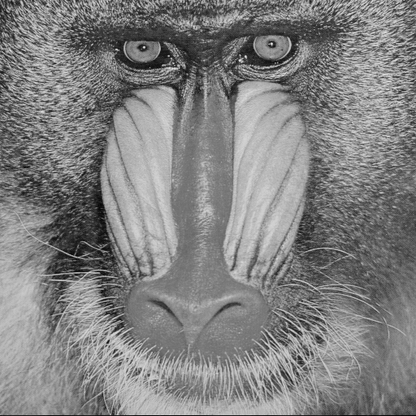
#> input picture Trabalho1/dataset/baboon_monocromatica.png, 416 x 416 px, shrunk from 512 x 512 before the run
$ jupyter execute --allow-errors tarefa6.ipynb
#> lines starting #> are read from the running program, lines starting #| are printed output that depends on the picture
[cell 1]
import numpy as np
import cv2
import matplotlib.pyplot as plt

OBSERVAÇÃO!!

Para testar com uma imagem diferente, adicione o caminho da imagem abaixo e atribua à variável imagem:

imagem4 = cv2.imread('dataset/nova_imagem.png')

imagem = imagem4

Desse modo, todas as células subsequentes processarão automaticamente a nova
imagem, sem necessidade de qualquer outra alteração no código.

Outros casos de testes podem ser encontrados em imagens_transformada/tarefaX.

Os plt.imsave() estã comentados para não alterar os arquivos de testes.

Caso queira adicionar outras imagem além dessas, lembre-se que apenas imagens com dimensões multiplas de 4 são permitidas. O algoritmo não faz essa verificação sozinho.

[cell 2]
imagem1 = cv2.imread('dataset/baboon_monocromatica.png',cv2.IMREAD_GRAYSCALE)
#> imagem1 is the input picture: shape (416, 416); min 4, max 241, mean 129.2
imagem2 = cv2.imread('dataset/eraserhead4.png',cv2.IMREAD_GRAYSCALE)
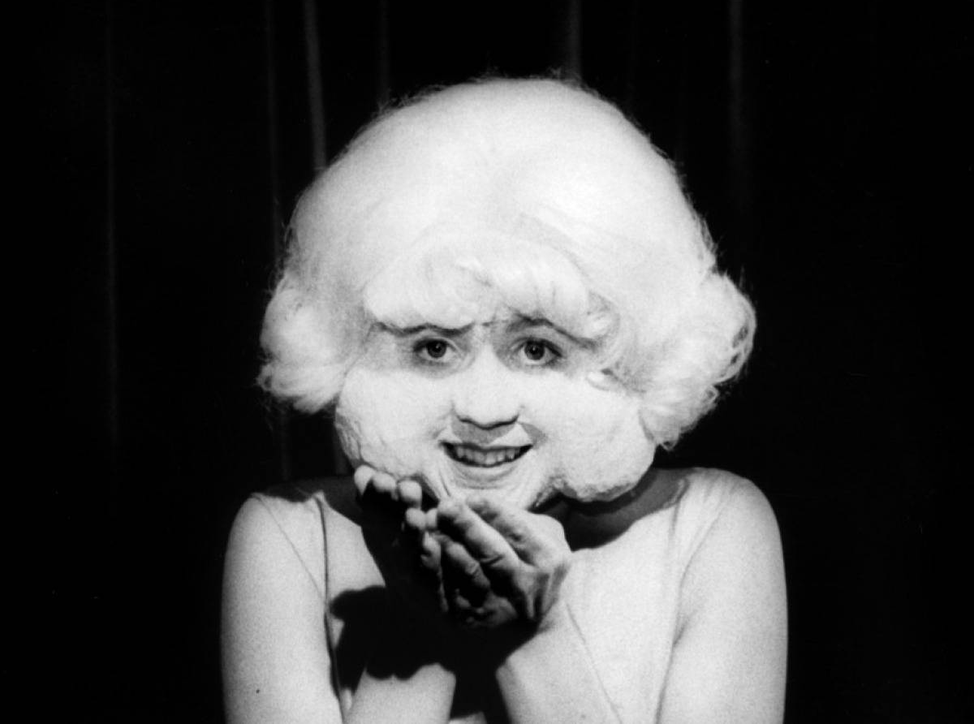
#> input picture Trabalho1/dataset/eraserhead4.png, 974 x 724 px, shrunk from 1200 x 892 before the run
#> imagem2 is the input picture: shape (724, 974); min 0, max 255, mean 72.2
imagem4 = cv2.imread('dataset/seagull.png',cv2.IMREAD_GRAYSCALE)
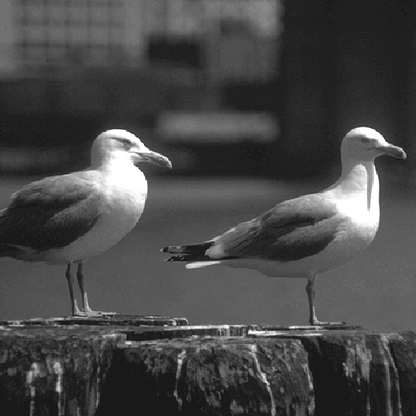
#> input picture Trabalho1/dataset/seagull.png, 416 x 416 px, shrunk from 512 x 512 before the run
#> imagem4 is the input picture: shape (416, 416); min 10, max 255, mean 71.8

imagem = imagem2

[cell 3]
nova_ordem = np.array([
    [ 6, 11, 13,  3],
    [ 8, 16,  1,  9],
    [12, 14,  2,  7],
    [ 4, 15, 10,  5]
]) - 1

[cell 4]
plt.imshow(imagem, cmap='gray')

Aqui a imagem é transformada em uma "matriz" M 4x4 representando os blocos do mosaico. Cada elemento dessa matriz vai corresponder a um pedaço da imagem original que tambem é uma matriz de pixels. Ex: M(0,0) = B, onde B é uma matriz de dimensões bloco_h x bloco_w e contem os pixels daquele "quadrante" do bloco (0,0).

[cell 5]
altura, largura = imagem.shape
#> altura = 724; largura = 974

bloco_h = altura // 4
#> bloco_h = 181
bloco_w = largura // 4
#> bloco_w = 243

#> (the rest of this cell did not finish here and is left out)
